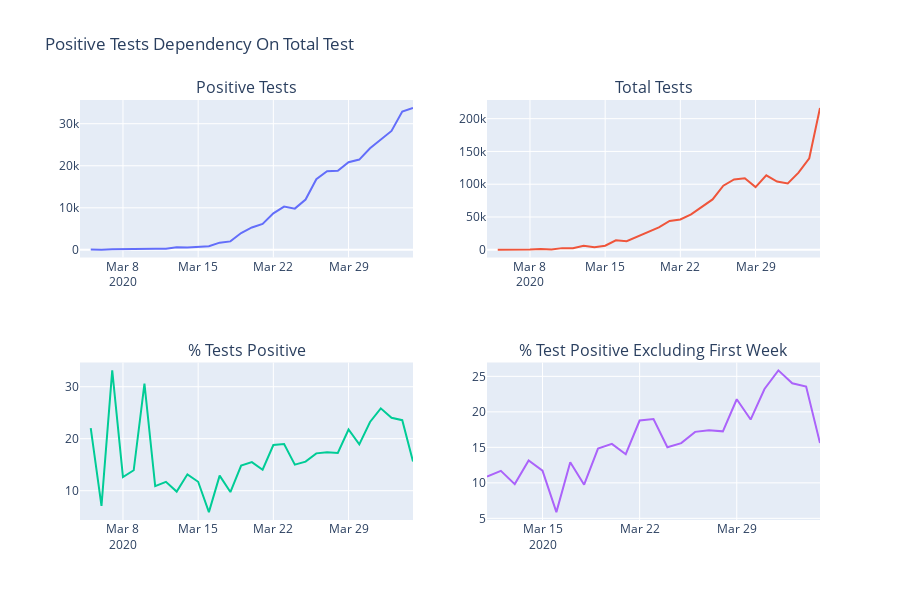

The notebook cell saved with this chart:
### Markdown cell above
# How saturated is the population with positive's over time

Active cases is a poor metric to measure spread since the number of tests are changing over time. It's possible that we could measure the spread of infection by looking at how saturated the total test population is with positive results overtime. This is expressed as a percentage.

The first week of data looks to have a lot of noise in it given the low volume of testing, so is removed in the last plot.

### Code cell
fig = make_subplots(rows=2, cols=2, subplot_titles=["Positive Tests", "Total Tests", "% Tests Positive", "% Test Positive Excluding First Week"])
fig.add_trace(go.Scatter(x=usDaily['date'], y=usDaily['positiveIncrease']), row=1, col=1)
fig.add_trace(go.Scatter(x=usDaily['date'], y=usDaily['totalTestResultsIncrease']), row=1, col=2)
fig.add_trace(go.Scatter(x=usDaily['date'], y=usDaily['positiveSaturation']), row=2, col=1)

droppedNoise = usDaily.head(-7)
fig.add_trace(go.Scatter(x=droppedNoise['date'], y=droppedNoise['positiveSaturation']), row=2, col=2)

fig.update_layout(height=600, width=900, title_text="Positive Tests Dependency On Total Test", showlegend=False)
fig.show()

fig.write_image('covid_images/US_COVID_Positive_Tests_Dependence.png')

### Figure 1 — Plotly figure (JSON) as saved in the notebook; plotly's stock layout.template omitted (floating-point values rounded to 4 significant figures)
{"data": [{"type": "scatter", "x": ["2020-04-04T00:00:00", "2020-04-03T00:00:00", "2020-04-02T00:00:00", "2020-04-01T00:00:00", "2020-03-31T00:00:00", "2020-03-30T00:00:00", "2020-03-29T00:00:00", "2020-03-28T00:00:00", "2020-03-27T00:00:00", "2020-03-26T00:00:00", "2020-03-25T00:00:00", "2020-03-24T00:00:00", "2020-03-23T00:00:00", "2020-03-22T00:00:00", "2020-03-21T00:00:00", "2020-03-20T00:00:00", "2020-03-19T00:00:00", "2020-03-18T00:00:00", "2020-03-17T00:00:00", "2020-03-16T00:00:00", "2020-03-15T00:00:00", "2020-03-14T00:00:00", "2020-03-13T00:00:00", "2020-03-12T00:00:00", "2020-03-11T00:00:00", "2020-03-10T00:00:00", "2020-03-09T00:00:00", "2020-03-08T00:00:00", "2020-03-07T00:00:00", "2020-03-06T00:00:00", "2020-03-05T00:00:00", "2020-03-04T00:00:00"], "xaxis": "x", "y": [33767, 32889, 28283, 26133, 24153, 21469, 20827, 18821, 18678, 16807, 11974, 9802, 10273, 8682, 6164, 5314, 3989, 2008, 1703, 846, 723, 528, 607, 261, 276, 194, 167, 76, 118, 47, 58, null], "yaxis": "y"}, {"type": "scatter", "x": ["2020-04-04T00:00:00", "2020-04-03T00:00:00", "2020-04-02T00:00:00", "2020-04-01T00:00:00", "2020-03-31T00:00:00", "2020-03-30T00:00:00", "2020-03-29T00:00:00", "2020-03-28T00:00:00", "2020-03-27T00:00:00", "2020-03-26T00:00:00", "2020-03-25T00:00:00", "2020-03-24T00:00:00", "2020-03-23T00:00:00", "2020-03-22T00:00:00", "2020-03-21T00:00:00", "2020-03-20T00:00:00", "2020-03-19T00:00:00", "2020-03-18T00:00:00", "2020-03-17T00:00:00", "2020-03-16T00:00:00", "2020-03-15T00:00:00", "2020-03-14T00:00:00", "2020-03-13T00:00:00", "2020-03-12T00:00:00", "2020-03-11T00:00:00", "2020-03-10T00:00:00", "2020-03-09T00:00:00", "2020-03-08T00:00:00", "2020-03-07T00:00:00", "2020-03-06T00:00:00", "2020-03-05T00:00:00", "2020-03-04T00:00:00"], "xaxis": "x2", "y": [216463, 139596, 117742, 101122, 104030, 113503, 95647, 109071, 107295, 97806, 76800, 65259, 54131, 46236, 43926, 34308, 26917, 20629, 13203, 14399, 6172, 4017, 6179, 2232, 2539, 634, 1199, 602, 356, 665, 263, null], "yaxis": "y2"}, {"type": "scatter", "x": ["2020-04-04T00:00:00", "2020-04-03T00:00:00", "2020-04-02T00:00:00", "2020-04-01T00:00:00", "2020-03-31T00:00:00", "2020-03-30T00:00:00", "2020-03-29T00:00:00", "2020-03-28T00:00:00", "2020-03-27T00:00:00", "2020-03-26T00:00:00", "2020-03-25T00:00:00", "2020-03-24T00:00:00", "2020-03-23T00:00:00", "2020-03-22T00:00:00", "2020-03-21T00:00:00", "2020-03-20T00:00:00", "2020-03-19T00:00:00", "2020-03-18T00:00:00", "2020-03-17T00:00:00", "2020-03-16T00:00:00", "2020-03-15T00:00:00", "2020-03-14T00:00:00", "2020-03-13T00:00:00", "2020-03-12T00:00:00", "2020-03-11T00:00:00", "2020-03-10T00:00:00", "2020-03-09T00:00:00", "2020-03-08T00:00:00", "2020-03-07T00:00:00", "2020-03-06T00:00:00", "2020-03-05T00:00:00", "2020-03-04T00:00:00"], "xaxis": "x3", "y": [15.6, 23.56, 24.02, 25.84, 23.22, 18.91, 21.77, 17.26, 17.41, 17.18, 15.59, 15.02, 18.98, 18.78, 14.03, 15.49, 14.82, 9.734, 12.9, 5.875, 11.71, 13.14, 9.824, 11.69, 10.87, 30.6, 13.93, 12.62, 33.15, 7.068, 22.05, null], "yaxis": "y3"}, {"type": "scatter", "x": ["2020-04-04T00:00:00", "2020-04-03T00:00:00", "2020-04-02T00:00:00", "2020-04-01T00:00:00", "2020-03-31T00:00:00", "2020-03-30T00:00:00", "2020-03-29T00:00:00", "2020-03-28T00:00:00", "2020-03-27T00:00:00", "2020-03-26T00:00:00", "2020-03-25T00:00:00", "2020-03-24T00:00:00", "2020-03-23T00:00:00", "2020-03-22T00:00:00", "2020-03-21T00:00:00", "2020-03-20T00:00:00", "2020-03-19T00:00:00", "2020-03-18T00:00:00", "2020-03-17T00:00:00", "2020-03-16T00:00:00", "2020-03-15T00:00:00", "2020-03-14T00:00:00", "2020-03-13T00:00:00", "2020-03-12T00:00:00", "2020-03-11T00:00:00"], "xaxis": "x4", "y": [15.6, 23.56, 24.02, 25.84, 23.22, 18.91, 21.77, 17.26, 17.41, 17.18, 15.59, 15.02, 18.98, 18.78, 14.03, 15.49, 14.82, 9.734, 12.9, 5.875, 11.71, 13.14, 9.824, 11.69, 10.87], "yaxis": "y4"}], "layout": {"annotations": [{"font": {"size": 16}, "showarrow": false, "text": "Positive Tests", "x": 0.225, "xanchor": "center", "xref": "paper", "y": 1, "yanchor": "bottom", "yref": "paper"}, {"font": {"size": 16}, "showarrow": false, "text": "Total Tests", "x": 0.775, "xanchor": "center", "xref": "paper", "y": 1, "yanchor": "bottom", "yref": "paper"}, {"font": {"size": 16}, "showarrow": false, "text": "% Tests Positive", "x": 0.225, "xanchor": "center", "xref": "paper", "y": 0.375, "yanchor": "bottom", "yref": "paper"}, {"font": {"size": 16}, "showarrow": false, "text": "% Test Positive Excluding First Week", "x": 0.775, "xanchor": "center", "xref": "paper", "y": 0.375, "yanchor": "bottom", "yref": "paper"}], "height": 600, "showlegend": false, "title": {"text": "Positive Tests Dependency On Total Test"}, "width": 900, "xaxis": {"anchor": "y", "domain": [0, 0.45]}, "xaxis2": {"anchor": "y2", "domain": [0.55, 1]}, "xaxis3": {"anchor": "y3", "domain": [0, 0.45]}, "xaxis4": {"anchor": "y4", "domain": [0.55, 1]}, "yaxis": {"anchor": "x", "domain": [0.625, 1]}, "yaxis2": {"anchor": "x2", "domain": [0.625, 1]}, "yaxis3": {"anchor": "x3", "domain": [0, 0.375]}, "yaxis4": {"anchor": "x4", "domain": [0, 0.375]}}}
